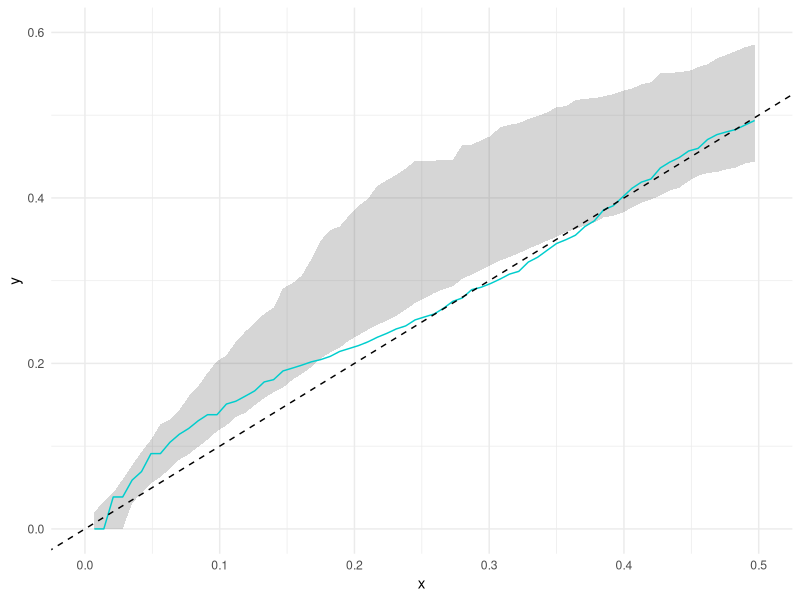
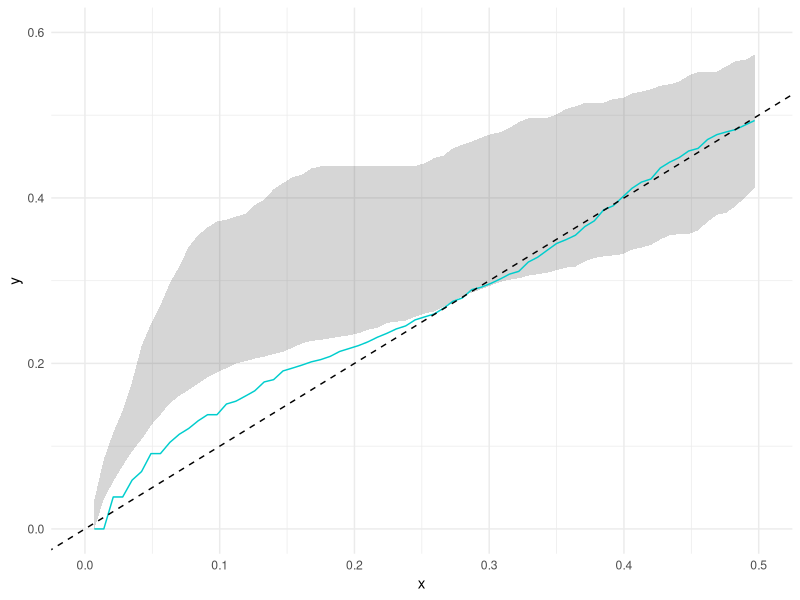

The R script that drew these images, in order: (Note: this script raises an error after producing the figures.)
# Project 2, 18.03.2022
# Problem 3 ----
library(spatial)
library(MASS)
library(tidyverse)
library(spatstat)

# Config
setwd('~/Fysmat/8 Semester V2022/RomStat/romstat/project2/')
figpath = './figures'
# getwd()

## Read,plot ----
redwood    <- ppinit("redwood.dat")
redwood.df <- data.frame(x = redwood$x, y = redwood$y)

# Plot

t1 = c(xl=1,xu=2)
redwood.plot = ggplot(redwood.df) + 
  geom_point(aes(x = x, y = y)) + 
  geom_rect(aes(xmin = 0, xmax = 1, ymin = -1, ymax = 0),
            alpha = 0, color = 1) + 
  theme_minimal()
# redwood.plot


## i) Empirical fit ----
"Make empirical fit"
sim.NS = function(lm, lc, sc, d = 0, w=c(xl=0, xu=1, yl=-1, yu=0)){
  result = matrix(NA, nrow=0, ncol=2)
  lme = lm*((w[2]-w[1]+2*d)*(w[4]-w[3]+2*d)) # intensity on extended window
  k=0
  km = rpois(1,lm)
  for (j in 1:km){
    xm = c(runif(1,w[1]-d,w[2]+d), runif(1,w[3]-d,w[4]+d)) # parent location
    # xm = c(runif(1,0-d,1+d), runif(1,-1-d,0+d)) # parent location
    kc = rpois(1,lc) # #children for this parent
    for (i in 1:kc) {
      xc = mvrnorm(mu = xm, Sigma = sc*diag(2))
      if (xc[1] > w[1] && xc[1] < w[2] && xc[2] > w[3] && xc[2] < w[4]){
      # if (xc[1] > 0 && xc[1] < 1 && xc[2] > -1 && xc[2] < 0){
        result = rbind(result, xc)
        k = k + kc # Total #points
      }
    }
  }
  return(result)
}


sim.NS.seq = function(lambda_m, lambda_c, sigma_c, N = 100, k=100, 
                      fs=0.7, d=0, w=c(xl=0, xu=1, yl=-1, yu=0)){
  L.mat = matrix(rep(NA, N*k), nrow = N)
  lambda_m_ext = lambda_m*((w[2]-w[1]+2*d)*(w[4]-w[3]+2*d))
  for (i in 1:N){
    x = sim.NS(lambda_m_ext, lambda_c, sigma_c, d, w)
    L = Kfn(list(x = x[,1], y = x[,2]), fs = fs, k = k)
    # Store to matrix?
    L.mat[i, ] = L$y # all L-fn values
  }
  return(list(x = L$x, y = L.mat))
}


plot.pi = function(sim, L){
  upper <- apply(sim$y, 2,  quantile, probs = c(0.95))
  lower <- apply(sim$y, 2,  quantile, probs = c(0.05))
  
  gg.NS = ggplot(data = data.frame(l = lower, u = upper, x = sim$x)) + 
    geom_ribbon(aes(x = x, ymin = l, ymax = u), alpha = 0.2) +
    geom_line(data = L, aes(x, y), color="cyan3") + 
    geom_abline(slope=1, intercept = 0, linetype=2) +
    xlim(0,0.5) + ylim(0,.6) +
    theme_minimal()
  gg.NS
}






# lambda_m = 20, lambda_c = 3, sigma_c = 0.002
L.redwood <- Kfn(ppinit("redwood.dat"), fs = 0.7, k = 100)
L.redwood.df <- data.frame(x = L.redwood$x, y = L.redwood$y)

# Initial guess (6, 10, 0.01)
Nc = data.frame(n=c(5, 9, 8, 13, 19, 6)) # Points per cluster
lambda_m = 6
lambda_c = mean(Nc$n) # Daughter intensity
sigma_c = 0.01 # simply guessed

set.seed(321)
redwood.ns1 = sim.NS.seq(lambda_m,lambda_c, sigma_c)
plot.pi(redwood.ns1, L.redwood.df)

# second guess with fnc(6, 10, 0.001)
set.seed(321)
redwood.ns2 = sim.NS.seq(lambda_m=6,
                         lambda_c=10, 
                         sigma_c =0.001)
plot.pi(redwood.ns2, L.redwood.df)

temp = kppm(as.ppp(redwood), "Thomas")






## ii) Improved fit ----
"Iterate guestimate to improve fit"
"Try to make empirical L-fnc consistent wit 90% pi."
"List final guestimates of model params."

## iii) Display ----
"Display data next to three realizations from guestimated NS model"


## saveFigs ----
ggsave("3_NS1.pdf", plot = ns.p1, path = figpath, width=4, height = 4)
